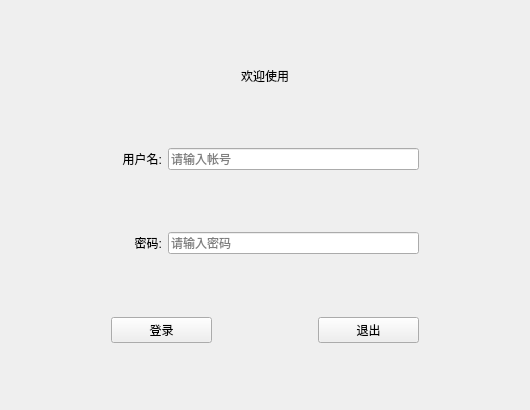
<?xml version="1.0" encoding="UTF-8"?>
<ui version="4.0">
 <class>loginwindow</class>
 <widget class="QWidget" name="loginwindow">
  <property name="geometry">
   <rect>
    <x>0</x>
    <y>0</y>
    <width>530</width>
    <height>410</height>
   </rect>
  </property>
  <property name="sizePolicy">
   <sizepolicy hsizetype="Fixed" vsizetype="Fixed">
    <horstretch>0</horstretch>
    <verstretch>0</verstretch>
   </sizepolicy>
  </property>
  <property name="minimumSize">
   <size>
    <width>530</width>
    <height>410</height>
   </size>
  </property>
  <property name="maximumSize">
   <size>
    <width>530</width>
    <height>410</height>
   </size>
  </property>
  <property name="windowTitle">
   <string>船舶**模拟训练系统</string>
  </property>
  <layout class="QVBoxLayout" name="verticalLayout" stretch="1,1,1,1,1,1,1,1,1">
   <item>
    <spacer name="verticalSpacer_4">
     <property name="orientation">
      <enum>Qt::Vertical</enum>
     </property>
     <property name="sizeHint" stdset="0">
      <size>
       <width>20</width>
       <height>40</height>
      </size>
     </property>
    </spacer>
   </item>
   <item>
    <widget class="QLabel" name="label_title">
     <property name="sizePolicy">
      <sizepolicy hsizetype="Preferred" vsizetype="Fixed">
       <horstretch>0</horstretch>
       <verstretch>0</verstretch>
      </sizepolicy>
     </property>
     <property name="styleSheet">
      <string notr="true">font: 26pt &quot;文泉驿等宽微米黑&quot;;
</string>
     </property>
     <property name="text">
      <string>欢迎使用</string>
     </property>
     <property name="alignment">
      <set>Qt::AlignCenter</set>
     </property>
    </widget>
   </item>
   <item>
    <spacer name="verticalSpacer">
     <property name="orientation">
      <enum>Qt::Vertical</enum>
     </property>
     <property name="sizeHint" stdset="0">
      <size>
       <width>20</width>
       <height>20</height>
      </size>
     </property>
    </spacer>
   </item>
   <item>
    <layout class="QHBoxLayout" name="horizontalLayout" stretch="3,5,2">
     <item>
      <widget class="QLabel" name="label">
       <property name="sizePolicy">
        <sizepolicy hsizetype="Minimum" vsizetype="Fixed">
         <horstretch>0</horstretch>
         <verstretch>0</verstretch>
        </sizepolicy>
       </property>
       <property name="text">
        <string> 用户名:</string>
       </property>
       <property name="alignment">
        <set>Qt::AlignRight|Qt::AlignTrailing|Qt::AlignVCenter</set>
       </property>
      </widget>
     </item>
     <item>
      <widget class="QLineEdit" name="le_login_account_num">
       <property name="sizePolicy">
        <sizepolicy hsizetype="Ignored" vsizetype="Fixed">
         <horstretch>0</horstretch>
         <verstretch>0</verstretch>
        </sizepolicy>
       </property>
       <property name="placeholderText">
        <string>请输入帐号</string>
       </property>
      </widget>
     </item>
     <item>
      <spacer name="horizontalSpacer_6">
       <property name="orientation">
        <enum>Qt::Horizontal</enum>
       </property>
       <property name="sizeHint" stdset="0">
        <size>
         <width>40</width>
         <height>20</height>
        </size>
       </property>
      </spacer>
     </item>
    </layout>
   </item>
   <item>
    <spacer name="verticalSpacer_5">
     <property name="orientation">
      <enum>Qt::Vertical</enum>
     </property>
     <property name="sizeHint" stdset="0">
      <size>
       <width>20</width>
       <height>40</height>
      </size>
     </property>
    </spacer>
   </item>
   <item>
    <layout class="QHBoxLayout" name="horizontalLayout_2" stretch="3,5,2">
     <item>
      <widget class="QLabel" name="label_2">
       <property name="sizePolicy">
        <sizepolicy hsizetype="Minimum" vsizetype="Fixed">
         <horstretch>0</horstretch>
         <verstretch>0</verstretch>
        </sizepolicy>
       </property>
       <property name="text">
        <string>  密码:</string>
       </property>
       <property name="alignment">
        <set>Qt::AlignRight|Qt::AlignTrailing|Qt::AlignVCenter</set>
       </property>
      </widget>
     </item>
     <item>
      <widget class="QLineEdit" name="le_login_passwd">
       <property name="sizePolicy">
        <sizepolicy hsizetype="Expanding" vsizetype="Fixed">
         <horstretch>0</horstretch>
         <verstretch>0</verstretch>
        </sizepolicy>
       </property>
       <property name="echoMode">
        <enum>QLineEdit::Password</enum>
       </property>
       <property name="placeholderText">
        <string>请输入密码</string>
       </property>
      </widget>
     </item>
     <item>
      <spacer name="horizontalSpacer_7">
       <property name="orientation">
        <enum>Qt::Horizontal</enum>
       </property>
       <property name="sizeHint" stdset="0">
        <size>
         <width>40</width>
         <height>20</height>
        </size>
       </property>
      </spacer>
     </item>
    </layout>
   </item>
   <item>
    <spacer name="verticalSpacer_2">
     <property name="orientation">
      <enum>Qt::Vertical</enum>
     </property>
     <property name="sizeHint" stdset="0">
      <size>
       <width>20</width>
       <height>20</height>
      </size>
     </property>
    </spacer>
   </item>
   <item>
    <layout class="QHBoxLayout" name="horizontalLayout_3" stretch="2,2,2,2,2">
     <item>
      <spacer name="horizontalSpacer_4">
       <property name="orientation">
        <enum>Qt::Horizontal</enum>
       </property>
       <property name="sizeHint" stdset="0">
        <size>
         <width>40</width>
         <height>20</height>
        </size>
       </property>
      </spacer>
     </item>
     <item>
      <widget class="QPushButton" name="btn_login">
       <property name="text">
        <string>登录</string>
       </property>
      </widget>
     </item>
     <item>
      <spacer name="horizontalSpacer_3">
       <property name="orientation">
        <enum>Qt::Horizontal</enum>
       </property>
       <property name="sizeHint" stdset="0">
        <size>
         <width>40</width>
         <height>20</height>
        </size>
       </property>
      </spacer>
     </item>
     <item>
      <widget class="QPushButton" name="btn_exit">
       <property name="text">
        <string>退出</string>
       </property>
      </widget>
     </item>
     <item>
      <spacer name="horizontalSpacer_5">
       <property name="orientation">
        <enum>Qt::Horizontal</enum>
       </property>
       <property name="sizeHint" stdset="0">
        <size>
         <width>40</width>
         <height>20</height>
        </size>
       </property>
      </spacer>
     </item>
    </layout>
   </item>
   <item>
    <spacer name="verticalSpacer_3">
     <property name="orientation">
      <enum>Qt::Vertical</enum>
     </property>
     <property name="sizeHint" stdset="0">
      <size>
       <width>20</width>
       <height>40</height>
      </size>
     </property>
    </spacer>
   </item>
  </layout>
 </widget>
 <resources/>
 <connections/>
</ui>
